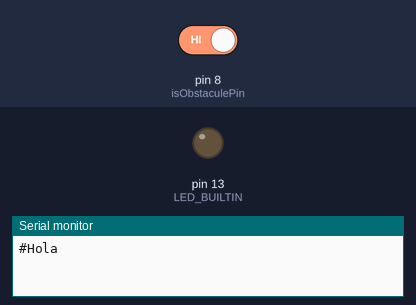
The sketch below on a simulated Arduino Uno, built with avr-gcc and run on an emulated ATmega328P. Parts: output pins drawn as LEDs (lit = HIGH), the last lines printed to the serial monitor. The inputs (shaded band) are chosen by the test bench; at power-on: pin 8 (isObstaculePin) HIGH.

Above: at 1.2 s.
1.3 s: pin 8 (isObstaculePin) driven LOW
At 2.4 s:
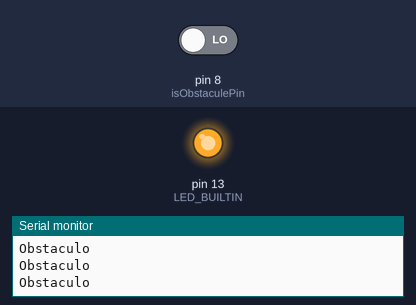
2.9 s: pin 8 (isObstaculePin) driven HIGH
At 3.7 s:
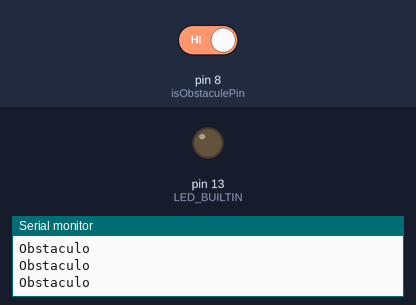
Timing chart, 0 to 5.9 s (numbered marks = the images above; inputs shaded):
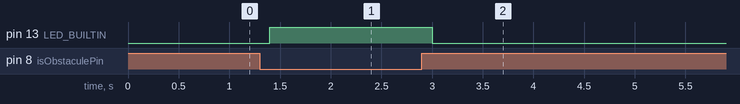

Measured:
- after the input at 1.3 s, pin 13 (LED_BUILTIN): LOW → HIGH after 0.10 s
- after the input at 2.9 s, pin 13 (LED_BUILTIN): HIGH → LOW after 0.10 s

The sketch:

IRsensor.ino
```cpp
// Ejemplo de uso del sensor de obstaculos

#define noObstacle HIGH

int isObstaculePin = 8;
int isObstacle;

void setup() {
  // put your setup code here, to run once:
  pinMode(isObstaculePin, INPUT);
  pinMode(LED_BUILTIN, OUTPUT);
  Serial.begin(9600);
  Serial.println("#Hola");

}

void loop() {
  // put your main code here, to run repeatedly:
  isObstacle = digitalRead(isObstaculePin);
  if (isObstacle == LOW){
    Serial.println("Obstaculo");
    digitalWrite(LED_BUILTIN, HIGH);
  }
  else{
    digitalWrite(LED_BUILTIN, LOW);
  }
  delay(200);
}
```
